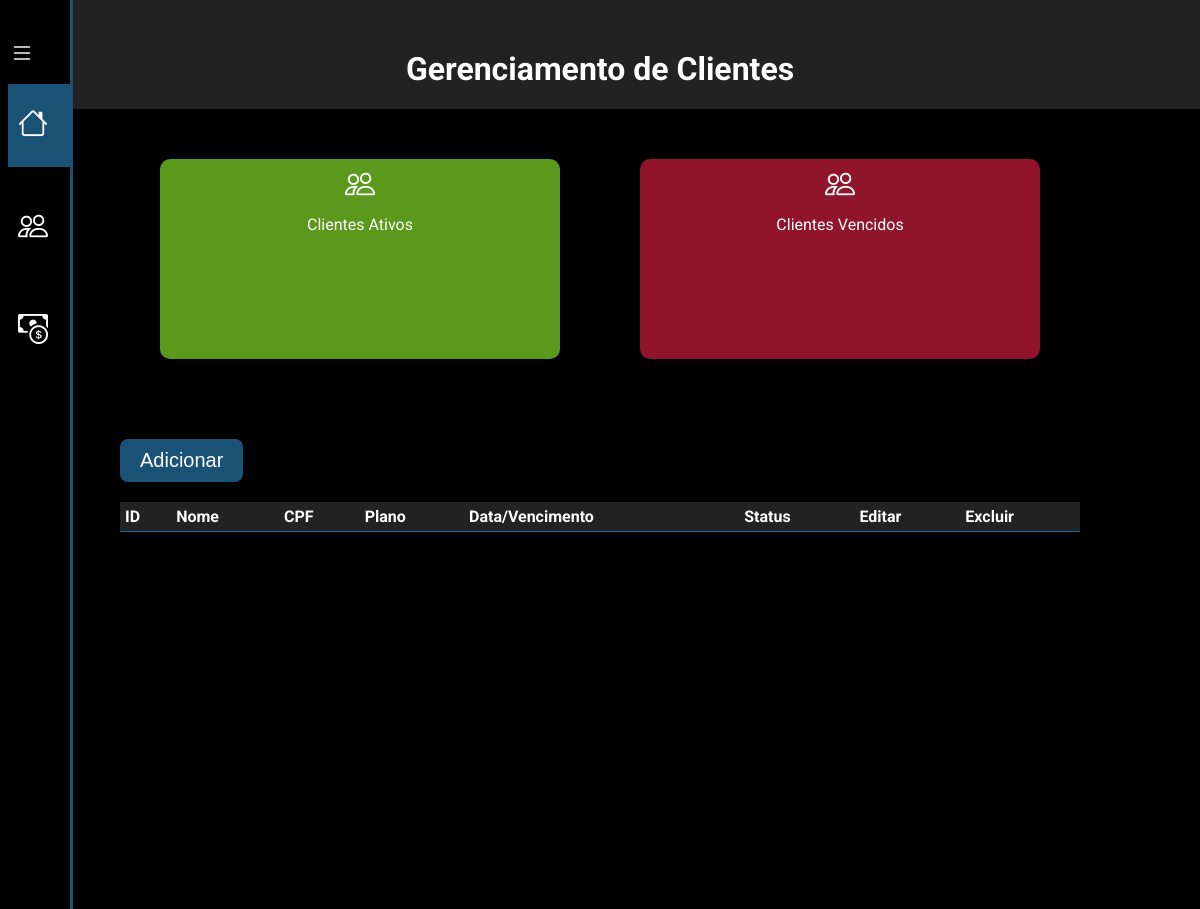
Before: / with the older database file.
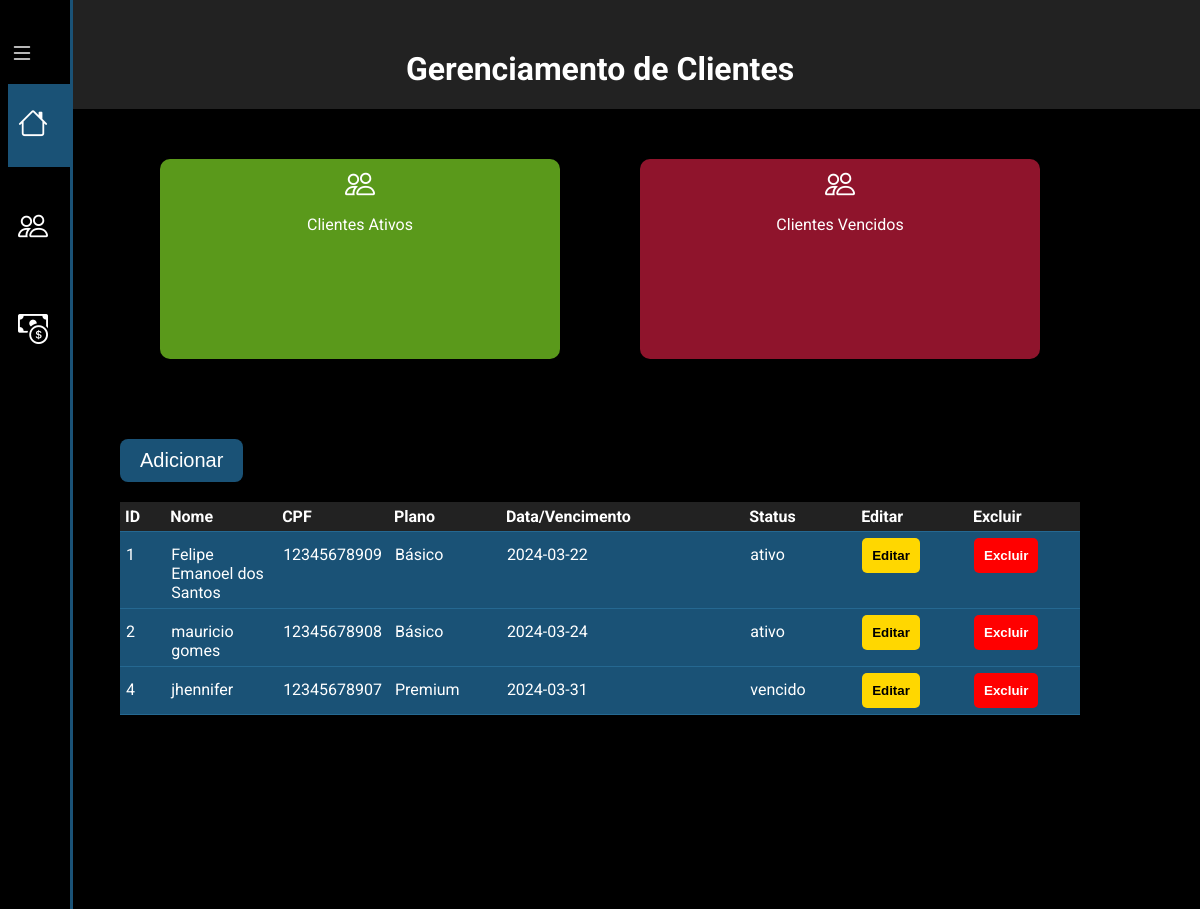
After: the same page with the newer database file.
### tables this page shows
CREATE TABLE clientes (
               id INTEGER PRIMARY KEY AUTOINCREMENT,
               nome TEXT NOT NULL,
               cpf TEXT UNIQUE,
               plano TEXT,
               data_vencimento DATE,
               status TEXT
    );

### main.py (the view)
@app.route('/')
def index():
    conexao = sqlite3.connect('gestao_clientes.db')
    cursor = conexao.cursor()
    cursor.execute('SELECT * FROM clientes')
    clientes = cursor.fetchall()
    conexao.close()
    return render_template('index.html', clientes=clientes)

### templates/index.html (shortened to what this page needs)
<!doctype html>
<html lang="pt-br">
<head>
    <link rel="stylesheet" href="{{ url_for('static', filename='styles.css') }}">
    <link rel="stylesheet" href="https://cdn.jsdelivr.net/npm/bootstrap-icons@1.11.3/font/bootstrap-icons.min.css">
</head>
<body>
    <nav class="menu-lateral">
        <div class="btn-expandir">
          <i class="bi bi-list" id="btn-exp"></i>
        </div>
        <ul>
          <li class="item-menu ativo">
            <a href="#">
              <span class="icon"><i class="bi bi-house"></i></span>
            </a>
          </li>
          <li class="item-menu">
            <a href="#">
              <span class="icon"><i class="bi bi-people"></i></span>
            </a>
          </li>
          <li class="item-menu">
            <a href="#">
              <span class="icon"><i class="bi bi-cash-coin"></i></span>
            </a>
          </li>
        </ul>
    </nav>
    <h1>Gerenciamento de Clientes</h1>
    <main class="main">
      <div class="num-clientes">
        <div class="ativos">
          <i class="bi bi-people"></i>
          <p>Clientes Ativos</p>
        </div>
        <div class="vencidos">
          <i class="bi bi-people"></i>
          <p>Clientes Vencidos</p>
        </div>
      </div>
      <div class="button-container">
        <button id="add" onclick="openModal()">Adicionar</button>
      </div>
      <div class="table">
          <table>
            <thead>
              <tr>
                <th>ID</th>
                <th>Nome</th>
                <th>CPF</th>
                <th>Plano</th>
                <th>Data/Vencimento</th>
                <th>Status</th>
                <th>Editar</th>
                <th>Excluir</th>
              </tr>
            </thead>
            <tbody id="tbody">
              {% for cliente in clientes %}
              <tr>
                  <td>{{ cliente[0] }}</td>
                  <td>{{ cliente[1] }}</td>
                  <td>{{ cliente[2] }}</td>
                  <td>{{ cliente[3] }}</td>
                  <td>{{ cliente[4] }}</td>
                  <td>{{ cliente[5] }}</td>
                  <td><a href="/editar_cliente/{{ cliente[0] }}"><button id="edit">Editar</button></a></td>
                  <td><a href="/excluir_cliente/{{ cliente[0] }}"><button id="remove">Excluir</button></a></td>
              </tr>
              {% endfor %}
            </tbody>
          </table>
      </div>
    </main>
</body>
</html>

### static/styles.css (style rules this page uses)
body { margin: 0; background-color: #222222; font-family: 'Roboto', sans-serif; height: 100vh; }
h1 { color: white; text-align: center; margin-top: 50px; }
nav.menu-lateral { width: 70px; height: 100%; background-color: #000; padding: 40px 0 40px 0; box-shadow: 3px 0 0 #1A5276; position: fixed; top: 0; left: 0; overflow: hidden; transition: .5s; }
.btn-expandir { width: 100%; padding-left: 10px; }
.btn-expandir > i { color: #fff; font-size: 24px; cursor: pointer; }
ul { height: 100%; list-style: none; padding: 0 0 0 8px; }
ul li.item-menu { transition: 0.5s; }
ul li.ativo { background-color: #1A5276; }
ul li.item-menu a { color: #fff; text-decoration: none; font-size: 20px; padding: 20px 0; display: flex; margin-bottom: 20px; line-height: 40px; }
ul li.item-menu a .icon > i { font-size: 30px; margin-left: 10px; }
.main { background-color: #000; width: 100%; height: 100vh; display: flex; align-items: center; flex-direction: column; }
.num-clientes { display: flex; justify-content: space-around; width: 80%; }
.ativos { width: 400px; height: 200px; border-radius: 10px; background-color: rgb(90, 153, 27); margin-top: 50px; text-align: center; color: #fff; }
.vencidos { width: 400px; height: 200px; border-radius: 10px; background-color: rgb(143, 20, 44); margin-top: 50px; text-align: center; color: #fff; }
.ativos i { font-size: 30px; margin-top: 10px; display: flex; justify-content: center; }
.vencidos i { font-size: 30px; margin-top: 10px; display: flex; justify-content: center }
.button-container { width: 80%; text-align: start; margin-top: 80px; }
#add { font-size: 20px; padding: 10px 20px; background-color: #1A5276; color: #fff; border-radius: 8px; border: none; }
.table { width: 80%; }
table { width: 100%; word-break: break-word; border-spacing: 10px; border-collapse: collapse; margin-top: 20px; }
thead { border-radius: 10rem; background-color: #222222; padding: 10px; }
tr { border-bottom: 1px solid #256891; }
thead tr th { color: #fff; text-align: start; padding: 5px; margin-bottom: 50px; }
tbody tr td { max-width: 50px; vertical-align: text-top; padding: 6px; color: #fff; background-color: #1A5276; }
tbody tr { margin-bottom: 50px; }
tbody button { border: none; border-radius: 5px; cursor: pointer; }
#edit { background-color: gold; padding: 10px; font-weight: 700; margin-right: 10px; }
#remove { background-color: red; padding: 10px; color: #fff; font-weight: 700; margin-right: 10px; }

Changed rows visible on the page:
added clientes: id "1", nome "Felipe Emanoel dos Santos", cpf "12345678909", plano "Básico", data_vencimento "2024-03-22", status "ativo"
added clientes: id "2", nome "mauricio gomes", cpf "12345678908", plano "Básico", data_vencimento "2024-03-24", status "ativo"
added clientes: id "4", nome "jhennifer", cpf "12345678907", plano "Premium", data_vencimento "2024-03-31", status "vencido"
